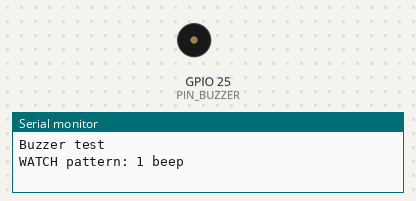
Bench run of a sketch on a simulated ESP32. On the bench: buzzer (waves = sounding), the last lines printed to the serial monitor.

Above: at 1.2 s.
At 2.97 s:
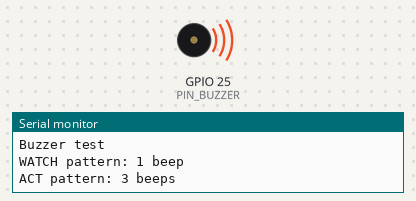
Timing chart, 0 to 8.1 s (numbered marks = the images above):
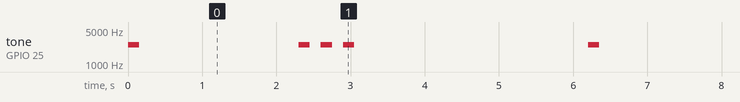

Measured:
- by itself, tone on GPIO 25 (PIN_BUZZER): repeats every 6.2 s: silent 2.2 s, 2 × (2500 Hz 0.15 s, silent 0.15 s), 2500 Hz 0.15 s, silent 3.2 s, 2500 Hz 0.15 s

The sketch:

step3c_test_buzzer.ino
```cpp
/*
  VITALS - Step 3c: Passive buzzer test (I/O pin -> GPIO25)
  No libraries needed. You should hear: 1 beep (WATCH), pause, 3 beeps (ACT), repeat.
*/
const int PIN_BUZZER = 25;
const int FREQ = 2500;      // Hz. Passive buzzers are loudest around 2000-4000 Hz

void beep() {
  tone(PIN_BUZZER, FREQ, 150);   // 150 ms beep (tone() does not block on ESP32)
  delay(300);                    // wait for the beep + a short gap (OK in a test sketch)
}

void setup() {
  Serial.begin(115200);
  Serial.println("Buzzer test");
}

void loop() {
  Serial.println("WATCH pattern: 1 beep");
  beep();
  delay(2000);

  Serial.println("ACT pattern: 3 beeps");
  beep(); beep(); beep();
  delay(3000);
}
```
